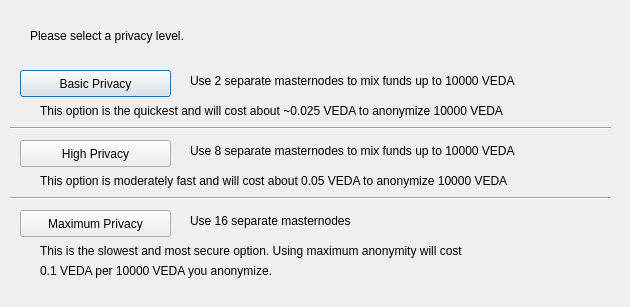
<?xml version="1.0" encoding="UTF-8"?>
<ui version="4.0">
 <class>ObfuscationConfig</class>
 <widget class="QDialog" name="ObfuscationConfig">
  <property name="geometry">
   <rect>
    <x>0</x>
    <y>0</y>
    <width>630</width>
    <height>307</height>
   </rect>
  </property>
  <property name="windowTitle">
   <string>Configure Obfuscation</string>
  </property>
  <widget class="QPushButton" name="buttonBasic">
   <property name="geometry">
    <rect>
     <x>20</x>
     <y>70</y>
     <width>151</width>
     <height>27</height>
    </rect>
   </property>
   <property name="text">
    <string>Basic Privacy</string>
   </property>
  </widget>
  <widget class="QPushButton" name="buttonHigh">
   <property name="geometry">
    <rect>
     <x>20</x>
     <y>140</y>
     <width>151</width>
     <height>27</height>
    </rect>
   </property>
   <property name="text">
    <string>High Privacy</string>
   </property>
  </widget>
  <widget class="QPushButton" name="buttonMax">
   <property name="geometry">
    <rect>
     <x>20</x>
     <y>210</y>
     <width>151</width>
     <height>27</height>
    </rect>
   </property>
   <property name="text">
    <string>Maximum Privacy</string>
   </property>
  </widget>
  <widget class="QLabel" name="label">
   <property name="geometry">
    <rect>
     <x>30</x>
     <y>20</y>
     <width>571</width>
     <height>31</height>
    </rect>
   </property>
   <property name="text">
    <string>Please select a privacy level.</string>
   </property>
  </widget>
  <widget class="QLabel" name="label_2">
   <property name="geometry">
    <rect>
     <x>190</x>
     <y>70</y>
     <width>421</width>
     <height>21</height>
    </rect>
   </property>
   <property name="text">
    <string>Use 2 separate masternodes to mix funds up to 10000 VEDA</string>
   </property>
  </widget>
  <widget class="QLabel" name="label_3">
   <property name="geometry">
    <rect>
     <x>190</x>
     <y>140</y>
     <width>411</width>
     <height>21</height>
    </rect>
   </property>
   <property name="text">
    <string>Use 8 separate masternodes to mix funds up to 10000 VEDA</string>
   </property>
  </widget>
  <widget class="QLabel" name="label_4">
   <property name="geometry">
    <rect>
     <x>190</x>
     <y>210</y>
     <width>421</width>
     <height>21</height>
    </rect>
   </property>
   <property name="text">
    <string>Use 16 separate masternodes</string>
   </property>
  </widget>
  <widget class="QLabel" name="label_6">
   <property name="geometry">
    <rect>
     <x>40</x>
     <y>100</y>
     <width>561</width>
     <height>21</height>
    </rect>
   </property>
   <property name="text">
    <string>This option is the quickest and will cost about ~0.025 VEDA to anonymize 10000 VEDA</string>
   </property>
  </widget>
  <widget class="QLabel" name="label_7">
   <property name="geometry">
    <rect>
     <x>40</x>
     <y>170</y>
     <width>561</width>
     <height>21</height>
    </rect>
   </property>
   <property name="text">
    <string>This option is moderately fast and will cost about 0.05 VEDA to anonymize 10000 VEDA</string>
   </property>
  </widget>
  <widget class="QLabel" name="label_8">
   <property name="geometry">
    <rect>
     <x>40</x>
     <y>240</y>
     <width>561</width>
     <height>21</height>
    </rect>
   </property>
   <property name="text">
    <string>This is the slowest and most secure option. Using maximum anonymity will cost</string>
   </property>
  </widget>
  <widget class="QLabel" name="label_9">
   <property name="geometry">
    <rect>
     <x>40</x>
     <y>260</y>
     <width>561</width>
     <height>21</height>
    </rect>
   </property>
   <property name="text">
    <string>0.1 VEDA per 10000 VEDA you anonymize.</string>
   </property>
  </widget>
  <widget class="Line" name="line">
   <property name="geometry">
    <rect>
     <x>10</x>
     <y>120</y>
     <width>601</width>
     <height>16</height>
    </rect>
   </property>
   <property name="orientation">
    <enum>Qt::Horizontal</enum>
   </property>
  </widget>
  <widget class="Line" name="line_2">
   <property name="geometry">
    <rect>
     <x>10</x>
     <y>190</y>
     <width>601</width>
     <height>16</height>
    </rect>
   </property>
   <property name="orientation">
    <enum>Qt::Horizontal</enum>
   </property>
  </widget>
 </widget>
 <resources/>
 <connections/>
</ui>
